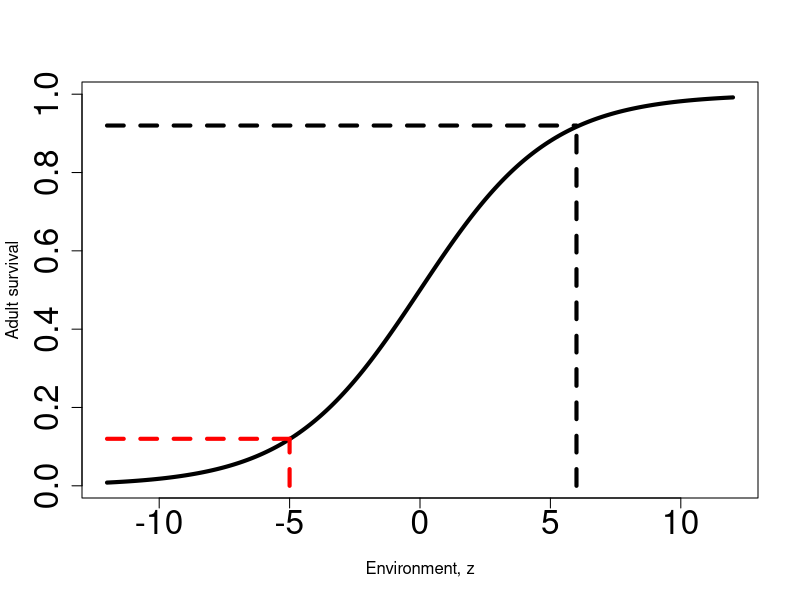
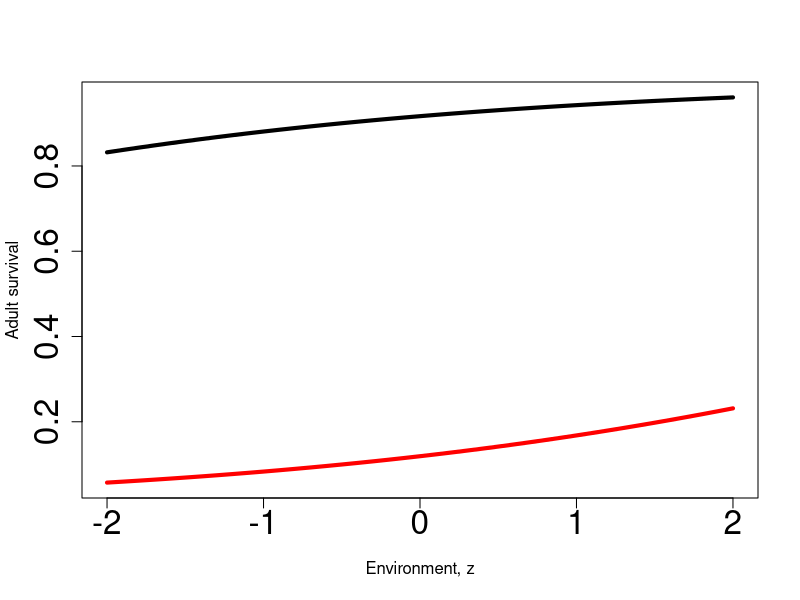
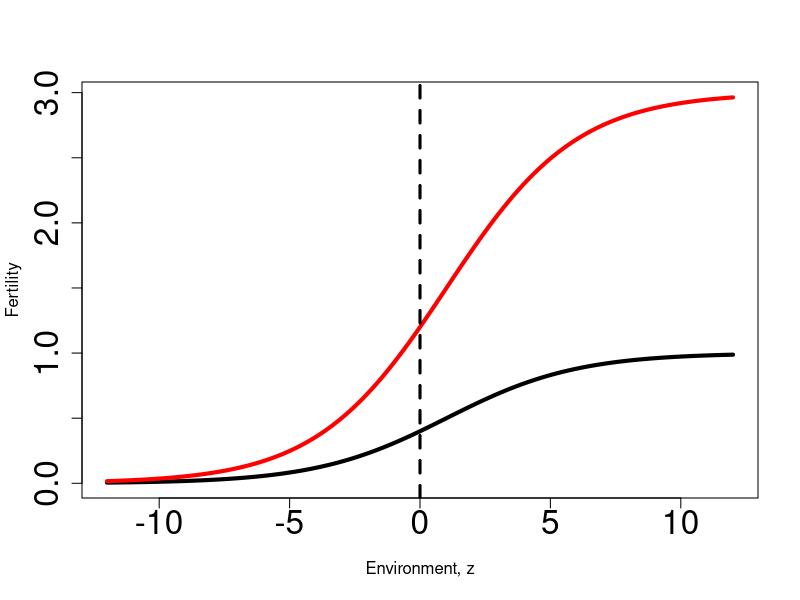
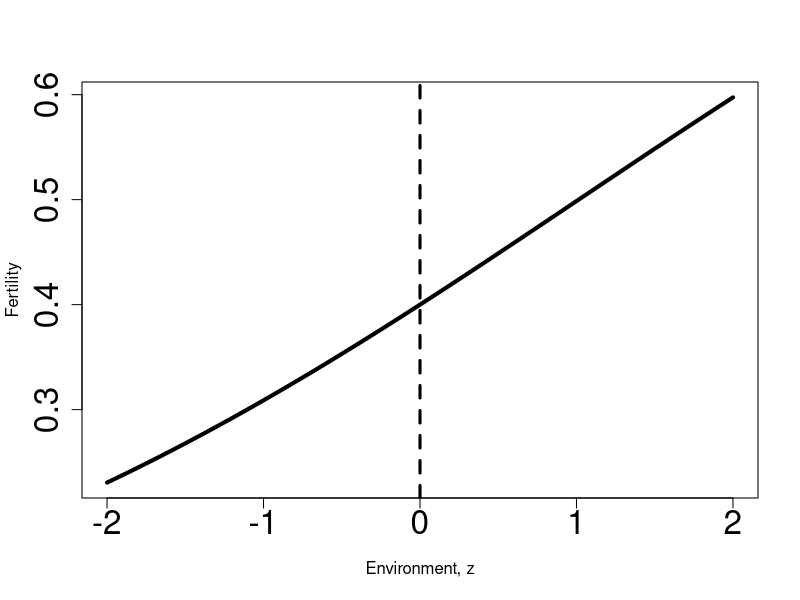
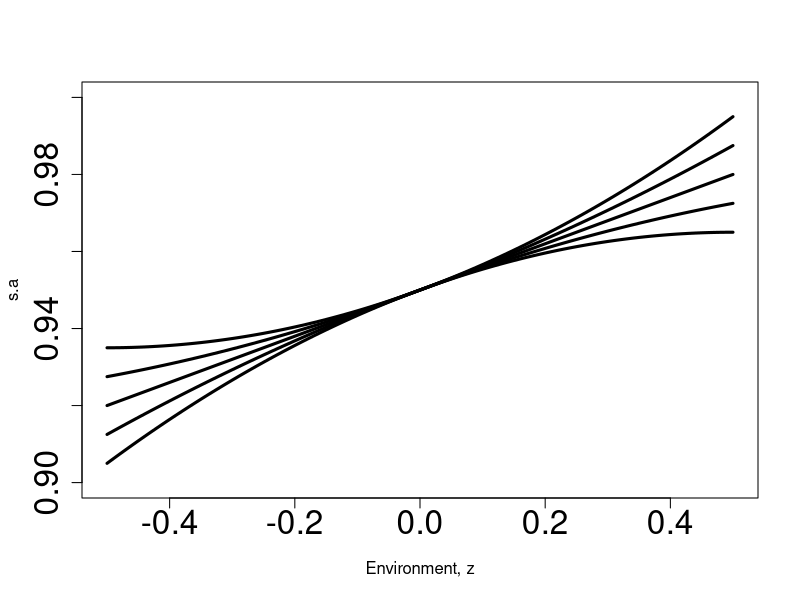
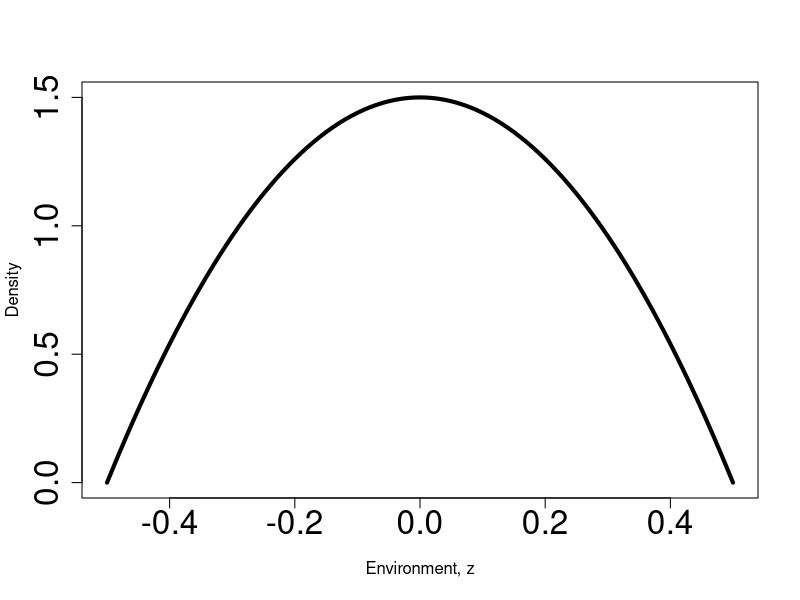
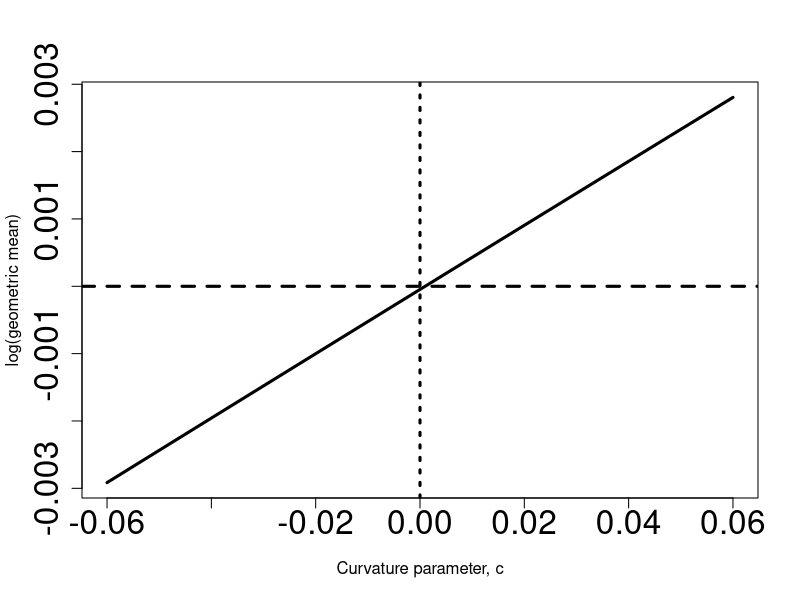
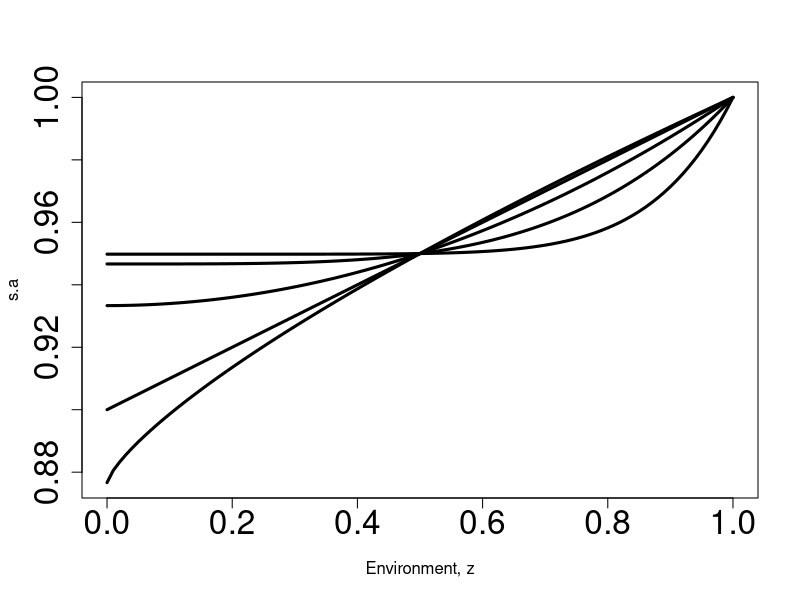

Source code (R) for these figures, in order:
# make panels of Figs S2, S3, and S4 for Morris & Doak manuscript entitled 
# "What is adaptive demographic lability and when might we expect to see it?"

graphics.off()

# fig S2 A

r0=0.5
a=0
b=.4
z=seq(-12,12,.1)
r=1/(1+exp(-a-b*z))
windows()
plot(z,r,xlab="Environment, z",ylab="Adult survival",
     type="l",lwd=4,cex.axis=2)
lines(c(-5,-5),c(0,.12),lty='dashed',lwd=4,col='red')
lines(c(-12,-5),c(.12,.12),lty='dashed',lwd=4,col='red')
lines(c(6,6),c(0,.92),lty='dashed',lwd=4,col='black')
lines(c(-12,6),c(.92,.92),lty='dashed',lwd=4,col='black')

# fig S2 B

windows()
zf=seq(-7,-3,.1)
rf=1/(1+exp(-a-b*zf))
zs=seq(4,8,.1)
rs=1/(1+exp(-a-b*zs))
x=seq(-2,2,.1)
matplot(x,cbind(rf,rs),xlab="Environment, z",ylab="Adult survival",
        type="l",lwd=4,cex.axis=2,lty='solid',col=c('red','black'))

# fig S2 C

a=log(2/3)
b=.4
z=seq(-12,12,.1)
r=1/(1+exp(-a-b*z))
r1=r
r2=2*r
r3=3*r
windows()
matplot(z,cbind(r1,r3),xlab="Environment, z",ylab="Fertility",
        type="l",lwd=4,cex.axis=2,col=c('black','red'),lty='solid')
abline(v=0,lty='dashed',lwd=3)

# fig S2 D

z=seq(-2,2,.1)
r=1/(1+exp(-a-b*z))
windows()
matplot(z,cbind(r),xlab="Environment, z",ylab="Fertility",
        type="l",lwd=4,cex.axis=2)
abline(v=0,lty='dashed',lwd=3)


# fig S3

# slow life history; adult survival varies (quadratic function) with beta environmental stochasticity

sj=.1
f=.5
sa=.95

# plot quadratic functions
b=.06 # slope parameter
cs=c(-.06,-.03,0,.03,.06)  # cuvature: convex if c>0, concave if c<0
z=seq(-.5,.5,.01)
z2=z^2

sas=matrix(0,length(z),length(cs))
for(i in 1:length(cs)){
  sas[,i]= sa+b*z+cs[i]*z2  # quadratic function
}

# fig S3 A

windows()
matplot(z,sas,type="l",ylim=c(0.9,1.0),ylab="s.a",xlab="Environment, z",lty="solid",col="black",lwd=3,cex.axis=2)

# simulate log lambda.g for different values of b, beta environment

sj=.1
f=.5
sa=.95

m=0.5
v=.05 # max v = m*(1-m)
aa=m*(m*(1-m)/v - 1)
bb=(1-m)*(m*(1-m)/v - 1)

# fig S3 B

windows()
z=seq(-.5,.5,.01)
plot(z,dbeta(z+0.5,aa,bb),xlab="Environment, z",ylab="Density",type="l",lwd=4,cex.axis=2)


tmax=50000
zs=rbeta(tmax,aa,bb)-0.5  # z's centered on zero
zs2=zs^2
n0=matrix(c(0.5,0.5),2,1)

# sa varies, f and sj constant

# quadratic parameters
b=.06 # slope parameter
cs=seq(-.06,.06,0.002)  # curvature: convex if c>0, concave if c<0

LLg.c=array(0,length(cs))

for(i in 1:length(cs)){
  
  lambdas=array(0,tmax)
  n=n0
  
  sas = sa+b*zs+cs[i]*zs2  # quadratic function
  
  A=matrix(c(0,sj,f,0),2,2)
  for(t in 1:tmax){
    A[2,2]=sas[t]
    n=A %*% n
    lambdas[t]=sum(n)
    n=n/sum(n)
  }
  LLg.c[i]=mean(log(lambdas))
  
}

# fig S3 C

windows()
plot(cs,LLg.c,xlab="Curvature parameter, c",ylab="log(geometric mean)",
     type="l",lwd=3,cex.axis=2)
abline(0,0,lty='dashed',lwd=3)
abline(v=0,lty='dotted',lwd=3)

# Fig S4 A
# plot power functions
cs=c(.75,1,2,4,8)  # convex if c>1, concave if c<1
as=((2^cs)*sa-1)/((2^cs)-1)
z=seq(0,1,.01)

sas=matrix(0,length(z),length(cs))
for(i in 1:length(cs)){
  sas[,i]= as[i]+(1-as[i])*(z^cs[i])  # power function
}
windows()
matplot(z,sas,type="l",ylab="s.a",xlab="Environment, z",lty="solid",col="black",lwd=3,cex.axis=2)


# simulate log lambda.g for different values of c, Beta environment

sj=.1
f=.5
sa=.95

tmax=50000

m=0.5
v=.05 # max v = m*(1-m)
aa=m*(m*(1-m)/v - 1)
bb=(1-m)*(m*(1-m)/v - 1)

# Fig S4 B

# plot beta pdf
windows()
plot(z,dbeta(z,aa,bb),xlab="Environment, z",ylab="Density",type="l",lwd=3,cex.axis=2)

zs=rbeta(tmax,aa,bb)
n0=matrix(c(0.5,0.5),2,1)

# sa varies, f and sj constant

cs=seq(.8,6,.2)  # convex if c>1, concave if c<1
as=((2^cs)*sa-1)/((2^cs)-1)

LLg.c=array(0,length(cs))

for(i in 1:length(cs)){
  
  lambdas=array(0,tmax)
  n=n0
  sas = as[i]+(1-as[i])*(zs^cs[i])  # power function
  A=matrix(c(0,sj,f,0),2,2)
  for(t in 1:tmax){
    A[2,2]=sas[t]
    n=A %*% n
    lambdas[t]=sum(n)
    n=n/sum(n)
  }
  LLg.c[i]=mean(log(lambdas))
  
}

# Fig S4 C

windows()
plot(cs,LLg.c,xlab="Power function exponent, c",ylab="log(geometric mean)",
     type="l",lwd=3,cex.axis=2)
abline(0,0,lty='dashed',lwd=3)
abline(v=1,lty='dotted',lwd=3)
